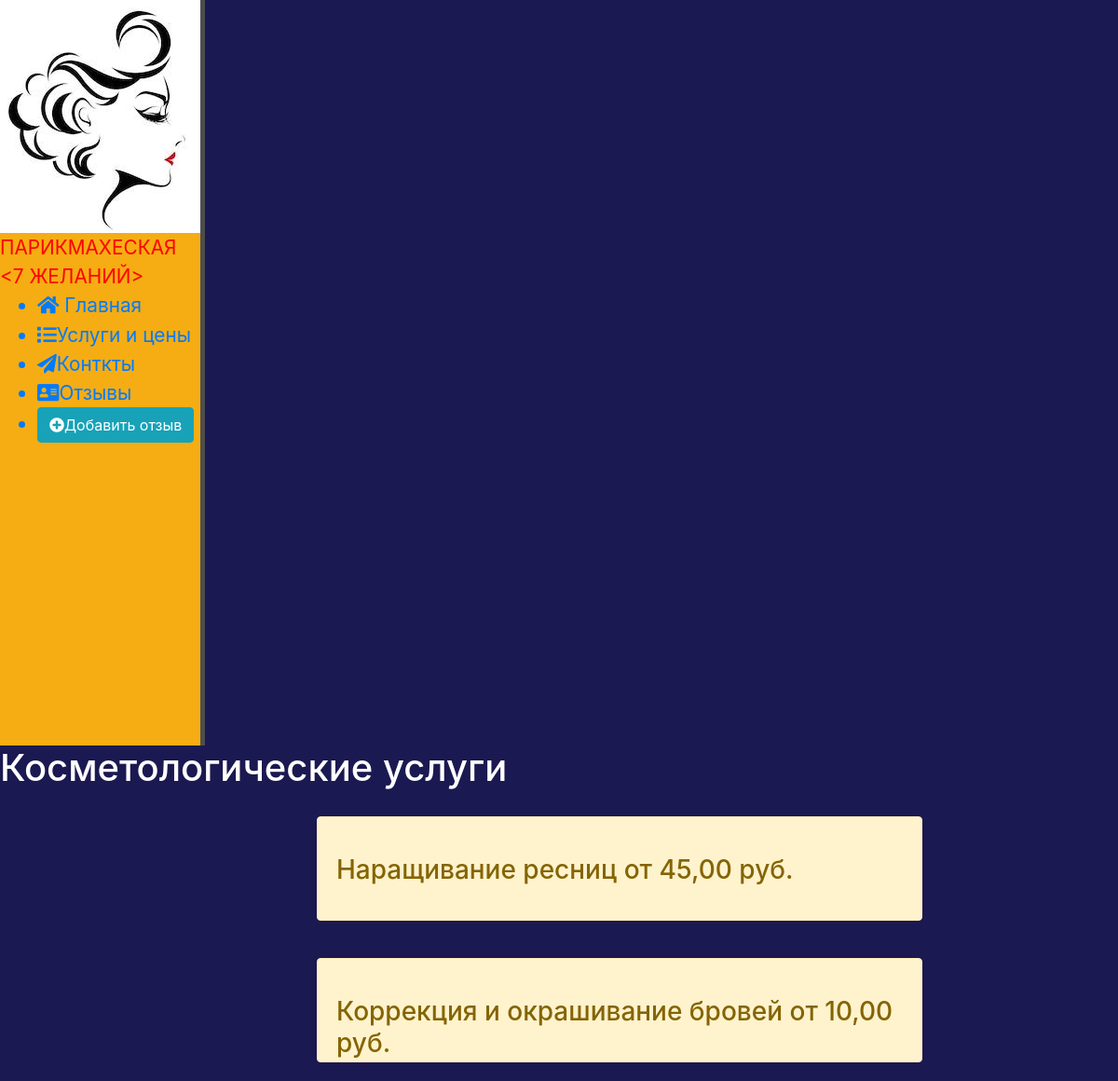
The app's page /cosmetology_services with its own data.
### main/models.py (models this page shows)
class CosmetologyServices(models.Model):
    title = models.CharField(max_length=128, verbose_name="Название услуги")
    price = models.CharField(max_length=100, verbose_name="Цена")
    def __str__(self):
        return f"{self.title} {self.price} руб."

### main/views.py (the view)
# urls.py: path('cosmetology_services', views.cosmetology_services, name='cosmetology_services'),
def cosmetology_services(request):
    cosmetologyServices = CosmetologyServices.objects.all()
    return render(request, 'main/cosmetology_services.html', {'cosmetologyServices': cosmetologyServices})

### main/templates/main/cosmetology_services.html (shortened to what this page needs)
{% extends 'main/layout.html' %}
{% block content %}
     <div class="features">
     <h1>Косметологические услуги</h1>
         {% for el in cosmetologyServices %}
              <div class="alert alert-warning">
                  <h3>{{ el }}</h3>
              </div>
         {% endfor %}
     </div>
{% endblock %}

### main/static/main/css/main.css (style rules this page uses)
body { background: #1B1951; }
h1 { color: #fff; }
.alert-warning { float: left; clear: both; width: 400px; margin: 20px 34%; text-align: left; }

### main/templates/main/cosmetology_services.html (style rules this page uses)
h3 { margin: 28px 0px; width:650px;height: 30px;border-radius:3px; }
.alert-warning { width: 650px; }

### records on screen
CosmetologyServices: title+price "Наращивание ресниц от 45,00 руб."
CosmetologyServices: title+price "Коррекция и окрашивание бровей от 10,00 руб."
